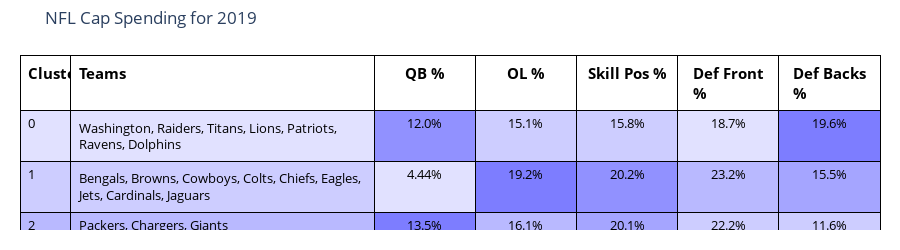

Write notebook code for a chart like this one.
### Code cell
colors = np.array(n_colors('rgb(225, 225, 255)', 'rgb(125, 125, 255)', 6, colortype='rgb'))

fig = go.Figure(data=[go.Table(
  header=dict(
      values=['<b>Cluster</b>', '<b>Teams</b>', '<b>QB %</b>', '<b>OL %</b>', '<b>Skill Pos %</b>', '<b>Def Front %</b>', '<b>Def Backs %</b>'],
      align=['left', 'left', 'center'],
      font=dict(color='black', size=15),
      fill_color='white',
      line_color='black'
  ),
  columnwidth=[5,30,10,10,10,10,10],
  cells=dict(
      values=[km_table.index.tolist(), km_table.teams, km_table.qb_pct, km_table.ol_pct, km_table.skill_pos_pct, km_table.def_front_pct, km_table.def_backs_pct],
      format=[None, None, '.3p'],
      line_color='black',
      fill_color=[colors[km_table.index.tolist()], 
                  colors[km_table.index.tolist()], 
                  colors[km_table.qb_rank], 
                  colors[km_table.ol_rank], 
                  colors[km_table.skill_pos_rank], 
                  colors[km_table.def_front_rank], 
                  colors[km_table.def_backs_rank]],
      align=['left', 'left', 'center'],
      font=dict(color='black', size=13)
    )),
])
fig.update_layout(title=dict(text='NFL Cap Spending for 2019', y=0.95),
                 margin=dict(l=20, r=20, t=55, b=20),
                 height=250)

fig.show()

### Figure 1 — Plotly figure (JSON) as saved in the notebook; plotly's stock layout.template omitted (floating-point values rounded to 4 significant figures)
{"data": [{"cells": {"align": ["left", "left", "center"], "fill": {"color": [["rgb(225.0, 225.0, 255.0)", "rgb(205.0, 205.0, 255.0)", "rgb(185.0, 185.0, 255.0)", "rgb(165.0, 165.0, 255.0)", "rgb(145.0, 145.0, 255.0)", "rgb(125.0, 125.0, 255.0)"], ["rgb(225.0, 225.0, 255.0)", "rgb(205.0, 205.0, 255.0)", "rgb(185.0, 185.0, 255.0)", "rgb(165.0, 165.0, 255.0)", "rgb(145.0, 145.0, 255.0)", "rgb(125.0, 125.0, 255.0)"], ["rgb(145.0, 145.0, 255.0)", "rgb(225.0, 225.0, 255.0)", "rgb(125.0, 125.0, 255.0)", "rgb(185.0, 185.0, 255.0)", "rgb(205.0, 205.0, 255.0)", "rgb(165.0, 165.0, 255.0)"], ["rgb(205.0, 205.0, 255.0)", "rgb(125.0, 125.0, 255.0)", "rgb(185.0, 185.0, 255.0)", "rgb(225.0, 225.0, 255.0)", "rgb(165.0, 165.0, 255.0)", "rgb(145.0, 145.0, 255.0)"], ["rgb(205.0, 205.0, 255.0)", "rgb(145.0, 145.0, 255.0)", "rgb(165.0, 165.0, 255.0)", "rgb(185.0, 185.0, 255.0)", "rgb(125.0, 125.0, 255.0)", "rgb(225.0, 225.0, 255.0)"], ["rgb(225.0, 225.0, 255.0)", "rgb(185.0, 185.0, 255.0)", "rgb(205.0, 205.0, 255.0)", "rgb(145.0, 145.0, 255.0)", "rgb(125.0, 125.0, 255.0)", "rgb(165.0, 165.0, 255.0)"], ["rgb(125.0, 125.0, 255.0)", "rgb(165.0, 165.0, 255.0)", "rgb(205.0, 205.0, 255.0)", "rgb(145.0, 145.0, 255.0)", "rgb(225.0, 225.0, 255.0)", "rgb(185.0, 185.0, 255.0)"]]}, "font": {"color": "black", "size": 13}, "format": [null, null, ".3p"], "line": {"color": "black"}, "values": [[0, 1, 2, 3, 4, 5], ["Washington, Raiders, Titans, Lions, Patriots, Ravens, Dolphins", "Bengals, Browns, Cowboys, Colts, Chiefs, Eagles, Jets, Cardinals, Jaguars", "Packers, Chargers, Giants", "Vikings, Texans, Bears", "Buccaneers, Rams, Bills", "49ers, Saints, Falcons, Seahawks, Steelers, Panthers, Broncos"], [0.1195, 0.04437, 0.1352, 0.07142, 0.06872, 0.1194], [0.151, 0.1917, 0.1615, 0.1301, 0.1654, 0.1721], [0.1582, 0.2017, 0.2007, 0.1893, 0.2174, 0.1273], [0.1866, 0.2325, 0.2224, 0.302, 0.3262, 0.2994], [0.1962, 0.1551, 0.1164, 0.1833, 0.09704, 0.1349]]}, "columnwidth": [5, 30, 10, 10, 10, 10, 10], "header": {"align": ["left", "left", "center"], "fill": {"color": "white"}, "font": {"color": "black", "size": 15}, "line": {"color": "black"}, "values": ["<b>Cluster</b>", "<b>Teams</b>", "<b>QB %</b>", "<b>OL %</b>", "<b>Skill Pos %</b>", "<b>Def Front %</b>", "<b>Def Backs %</b>"]}, "type": "table"}], "layout": {"height": 250, "margin": {"b": 20, "l": 20, "r": 20, "t": 55}, "title": {"text": "NFL Cap Spending for 2019", "y": 0.95}}}
